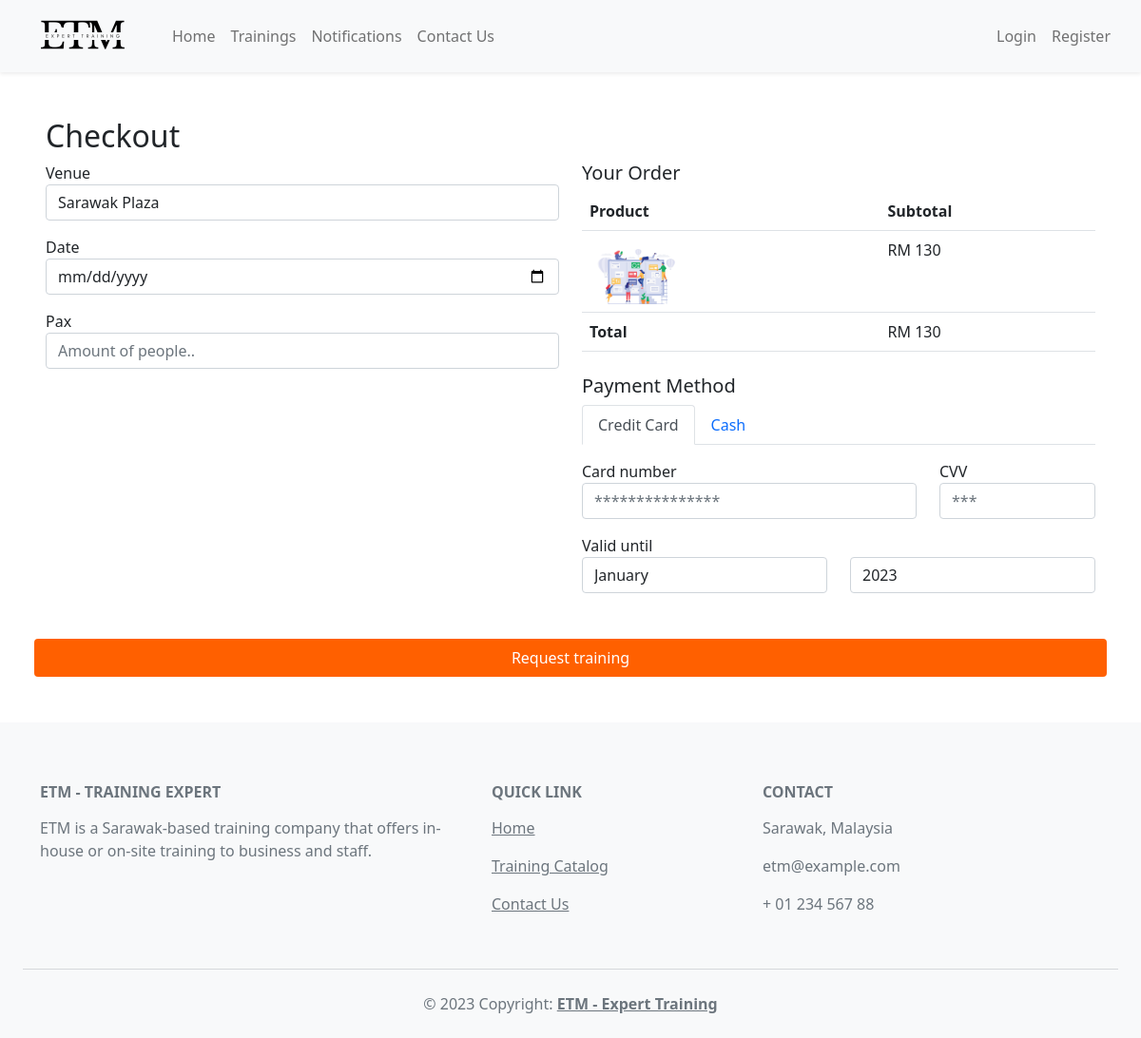
Page /payment.php?Id=GetOption&OptionId=Project Management and Team Collaboratio on the committed database.
### tables this page shows
CREATE TABLE `tblcourse` (
  `CourseId` int(10) NOT NULL,
  `CourseName` varchar(40) DEFAULT NULL,
  `Description` varchar(255) DEFAULT NULL,
  `Duration` varchar(30) DEFAULT NULL,
  `ImageCourse` varchar(255) DEFAULT NULL,
  `PriceCourse` int(10) DEFAULT NULL,
  `InstructorName` varchar(30) DEFAULT NULL,
  `LocationId` int(10) DEFAULT NULL,
  `ConpanyStatus` varchar(15) DEFAULT NULL
);

### payment.php (the view, shortened to what this page needs)
<!DOCTYPE html>
<html lang="en">
<head>
    <link href="https://cdn.jsdelivr.net/npm/bootstrap@5.0.0-beta2/dist/css/bootstrap.min.css" rel="stylesheet">
    <link rel="stylesheet" href="https://cdnjs.cloudflare.com/ajax/libs/bootstrap/5.0.2/css/bootstrap.min.css" />
</head>
<body>
<?php
include("include/navbar.php");
    $servername = "localhost";
    $username = "root";
    $password = "";
    $dbname = "database";
    $conn = mysqli_connect($servername, $username, $password, $dbname);
    if($_POST['place_order']){
    $datetime = new DateTime();
    $datetime_str = $datetime->format('Y-m-d H:i:s');
    if($_SESSION['email'] == true){
        $SelectOption = "SELECT * FROM tblcourse WHERE CourseName = '".$_GET['OptionId']."' ";
        $SelectOptionRs = mysqli_query($conn,$SelectOption);
        $filename = $_FILES["cash"]["name"];
        $tempname = $_FILES["cash"]["tmp_name"];
        $folder = "receipts_images/".$filename;
        mkdir("receipts_images");
        move_uploaded_file($tempname, $folder);
        if(mysqli_num_rows($SelectOptionRs) > 0)
        {
            if($_POST['creditcard'] == ""){
                $getVALUE = " Cash";
            }
            else{
                $getVALUE = " Credit Card";
            }
            $Selectrow = mysqli_fetch_array($SelectOptionRs);
            $AddRequestInfo = "INSERT INTO tbltrainingrequest(email,CourseName,Venue,Date,Pax,CVV,Images,PaymentMethod,CreditCardNum,PaymentStatus,RequestTime,RequestStatus)
            VALUES(
            '".trim($_SESSION["email"])."',
            '".trim($Selectrow['CourseName'])."',
            '".trim($_POST["venue"])."',
            '".trim($_POST["date"])."',
            '".trim($_POST["pax"])."',
            '".trim($_POST["cvv"])."',
            '$folder',
            '".trim($getVALUE)."',
            '".trim($_POST['creditcard'])."',
            'Pending',
            '".$datetime_str."',
            'Pending')";
            $RequestInfoResult = mysqli_query($conn,$AddRequestInfo);
            if($RequestInfoResult)
            {
                echo "<script>alert('New record created successfully');</script>";
                echo "<script>location='index.php';</script>";
            }
            else
                echo "<script>alert('Something wrong');</script>";
            echo "<script>location='index.php';</script>";
        }
    }
}
	else if($_GET['Id'] == "GetOption" && $_GET['OptionId'] != "")
	{
		$SelectOption = "SELECT * FROM tblcourse WHERE CourseName = '".$_GET['OptionId']."' ";
		$SelectOptionRs = mysqli_query($conn,$SelectOption);
		if(mysqli_num_rows($SelectOptionRs) > 0)
		{
			while($Selectrow = mysqli_fetch_array($SelectOptionRs))
			{
				$SelectImg = $Selectrow['ImageCourse'];
      }
		}
	}
?>
    <div class="container-fluid px-5">
        <div class="row my-5">
            <h2>Checkout</h2>
            <div class="col-sm-6">
                <form name="form" id="form" method="POST" enctype="multipart/form-data">
                    <label for="venue">Venue</label>
                    <select name = "venue" id = "venue" class="form-control mb-3">
                      <option value = "Sarawak Plaza">Sarawak Plaza</option>
                    </select>
                    <label for="date">Date</label>
                    <input type="date" class="form-control mb-3" id="date" name="date">
                    <label for="pax">Pax</label>
                    <input type="number" class="form-control mb-3" id="pax" name="pax" placeholder="Amount of people.." min="1" max="6" >
            </div>
            <div class="col-sm-6">
                <h5>Your Order</h5>
                <table class="table w-100">
                    <tr>
                        <th>Product</th>
                        <th>Subtotal</th>
                    </tr>
                    <tr>
                        <td>
						<?php
							echo '<img src="CourseImage/'.$SelectImg.'"/ class="img-fluid" width="100">';
						?>
                        </td>
                        <td>
                            <p>RM <?php
                            $SelectOptionRs = mysqli_query($conn,$SelectOption);
                            $Selectrow = mysqli_fetch_array($SelectOptionRs);
                             echo $Selectrow['PriceCourse']?></p>
                        </td>
                    </tr>
                    <tr>
                        <th>Total</th>
                        <td>RM <?php echo $Selectrow['PriceCourse']?></td>
                    </tr>
                </table>
                <h5 class="mt-4">Payment Method</h5>
                <ul class="nav nav-tabs">
                    <li class="nav-item"><a class="nav-link active" data-bs-toggle="tab" href="#credit">Credit Card</a></li>
                    <li class="nav-item"><a class="nav-link" data-bs-toggle="tab" href="#cash">Cash</a></li>
                </ul>
                <div class="tab-content">
                    <div id="credit" class="tab-pane fade show active">
                    <div class="row mt-3">
                            <div class="col-8">
                                <label for="creditcard">Card number</label>
                                <input type="text" class="form-control mb-3" id="creditcard" name="creditcard" placeholder="***************">
                            </div>
                            <div class="col-4">
                                <label for="cvv">CVV</label>
                                <input type="text" class="form-control mb-3" name="cvv" id="cvv" placeholder="***">
                            </div>
                            <label for="month">Valid until</label>
                            <div class="col-6">
                                <select name="month" id="month" class="form-control">
                                    <option value="january">January</option>
                                </select>
                            </div>
                            <div class="col-6">
                                <select name="year" id="year" class="form-control">
                                    <option value="2023">2023</option>
                                    </select>
                                </div>
                                </div>
                            </div>
                        </div>
                    </div>
                <input type="submit" name="place_order" id="place_order" class="btn btn-training btn-block w-100 mt-5 py-2" value="Request training">
            </div>
        </div>
    <?php
    include("include/footer.php");
    ?>
</body>
</html>

### payment.php (style rules this page uses)
.btn-training { background-color: #FF6000; border: #FF6000; color: white; }

### rows in the picture
tblcourse: ImageCourse (picture), PriceCourse "130"
